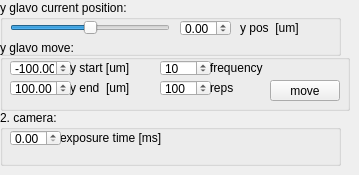
    <widget class="QWidget" name="lightSheetPara">
     <attribute name="title">
      <string>light sheet</string>
     </attribute>
     <widget class="QGroupBox" name="gb_galvoPos">
      <property name="geometry">
       <rect>
        <x>0</x>
        <y>0</y>
        <width>341</width>
        <height>56</height>
       </rect>
      </property>
      <property name="title">
       <string>y glavo current position:</string>
      </property>
      <widget class="QLabel" name="la_galvoPos">
       <property name="geometry">
        <rect>
         <x>240</x>
         <y>20</y>
         <width>91</width>
         <height>16</height>
        </rect>
       </property>
       <property name="text">
        <string>y pos  [um]</string>
       </property>
      </widget>
      <widget class="QDoubleSpinBox" name="dsb_galvoPos">
       <property name="geometry">
        <rect>
         <x>180</x>
         <y>20</y>
         <width>51</width>
         <height>16</height>
        </rect>
       </property>
       <property name="keyboardTracking">
        <bool>false</bool>
       </property>
       <property name="minimum">
        <double>-200.000000000000000</double>
       </property>
       <property name="maximum">
        <double>200.000000000000000</double>
       </property>
       <property name="singleStep">
        <double>0.100000000000000</double>
       </property>
      </widget>
      <widget class="QSlider" name="hs_galvoPos">
       <property name="geometry">
        <rect>
         <x>10</x>
         <y>20</y>
         <width>160</width>
         <height>16</height>
        </rect>
       </property>
       <property name="minimum">
        <number>-20000</number>
       </property>
       <property name="maximum">
        <number>20000</number>
       </property>
       <property name="orientation">
        <enum>Qt::Horizontal</enum>
       </property>
      </widget>
     </widget>
     <widget class="QGroupBox" name="gb_galvoMove">
      <property name="geometry">
       <rect>
        <x>0</x>
        <y>40</y>
        <width>350</width>
        <height>71</height>
       </rect>
      </property>
      <property name="title">
       <string>y glavo move:</string>
      </property>
      <widget class="QLabel" name="la_galvoEnd">
       <property name="geometry">
        <rect>
         <x>70</x>
         <y>40</y>
         <width>71</width>
         <height>16</height>
        </rect>
       </property>
       <property name="text">
        <string>y end  [um]</string>
       </property>
      </widget>
      <widget class="QDoubleSpinBox" name="dsb_galvoEnd">
       <property name="geometry">
        <rect>
         <x>10</x>
         <y>40</y>
         <width>61</width>
         <height>16</height>
        </rect>
       </property>
       <property name="keyboardTracking">
        <bool>false</bool>
       </property>
       <property name="minimum">
        <double>-200.000000000000000</double>
       </property>
       <property name="maximum">
        <double>200.000000000000000</double>
       </property>
       <property name="singleStep">
        <double>0.100000000000000</double>
       </property>
       <property name="value">
        <double>100.000000000000000</double>
       </property>
      </widget>
      <widget class="QDoubleSpinBox" name="dsb_galvoStart">
       <property name="geometry">
        <rect>
         <x>10</x>
         <y>20</y>
         <width>61</width>
         <height>16</height>
        </rect>
       </property>
       <property name="keyboardTracking">
        <bool>false</bool>
       </property>
       <property name="minimum">
        <double>-200.000000000000000</double>
       </property>
       <property name="maximum">
        <double>200.000000000000000</double>
       </property>
       <property name="singleStep">
        <double>0.100000000000000</double>
       </property>
       <property name="value">
        <double>-100.000000000000000</double>
       </property>
      </widget>
      <widget class="QLabel" name="la_galvoStart">
       <property name="geometry">
        <rect>
         <x>70</x>
         <y>20</y>
         <width>71</width>
         <height>16</height>
        </rect>
       </property>
       <property name="text">
        <string>y start [um]</string>
       </property>
      </widget>
      <widget class="QSpinBox" name="sb_galvoFreq">
       <property name="geometry">
        <rect>
         <x>160</x>
         <y>20</y>
         <width>51</width>
         <height>16</height>
        </rect>
       </property>
       <property name="keyboardTracking">
        <bool>false</bool>
       </property>
       <property name="maximum">
        <number>5000</number>
       </property>
       <property name="value">
        <number>10</number>
       </property>
      </widget>
      <widget class="QLabel" name="la_galvoFreq">
       <property name="geometry">
        <rect>
         <x>210</x>
         <y>20</y>
         <width>91</width>
         <height>16</height>
        </rect>
       </property>
       <property name="text">
        <string>frequency</string>
       </property>
      </widget>
      <widget class="QPushButton" name="pb_move">
       <property name="geometry">
        <rect>
         <x>270</x>
         <y>40</y>
         <width>70</width>
         <height>21</height>
        </rect>
       </property>
       <property name="text">
        <string>move</string>
       </property>
      </widget>
      <widget class="QSpinBox" name="sb_galvoReps">
       <property name="geometry">
        <rect>
         <x>160</x>
         <y>40</y>
         <width>51</width>
         <height>16</height>
        </rect>
       </property>
       <property name="keyboardTracking">
        <bool>false</bool>
       </property>
       <property name="maximum">
        <number>5000</number>
       </property>
       <property name="value">
        <number>100</number>
       </property>
      </widget>
      <widget class="QLabel" name="la_galvoFreq_2">
       <property name="geometry">
        <rect>
         <x>210</x>
         <y>40</y>
         <width>51</width>
         <height>16</height>
        </rect>
       </property>
       <property name="text">
        <string>reps</string>
       </property>
      </widget>
     </widget>
     <widget class="QGroupBox" name="gb_secCam">
      <property name="geometry">
       <rect>
        <x>0</x>
        <y>110</y>
        <width>341</width>
        <height>56</height>
       </rect>
      </property>
      <property name="title">
       <string>2. camera:</string>
      </property>
      <widget class="QLabel" name="la_expTime2">
       <property name="geometry">
        <rect>
         <x>60</x>
         <y>20</y>
         <width>121</width>
         <height>16</height>
        </rect>
       </property>
       <property name="text">
        <string>exposure time [ms]</string>
       </property>
      </widget>
      <widget class="QDoubleSpinBox" name="dsb_expTime2">
       <property name="geometry">
        <rect>
         <x>10</x>
         <y>20</y>
         <width>51</width>
         <height>16</height>
        </rect>
       </property>
       <property name="keyboardTracking">
        <bool>false</bool>
       </property>
       <property name="minimum">
        <double>0.000000000000000</double>
       </property>
       <property name="maximum">
        <double>5000.000000000000000</double>
       </property>
       <property name="singleStep">
        <double>0.100000000000000</double>
       </property>
      </widget>
     </widget>
    </widget>
